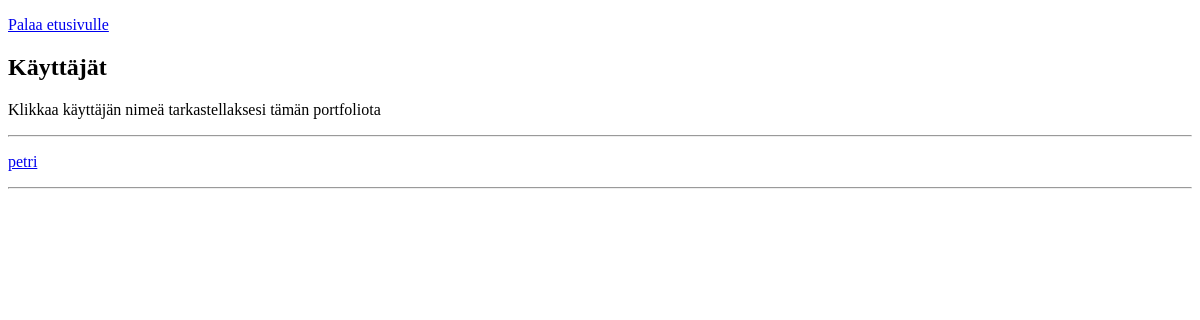
The app's page /users, older data.
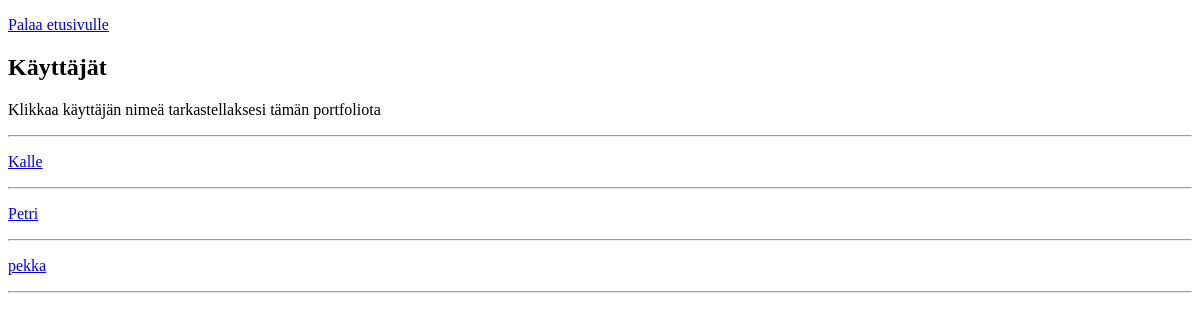
The same page, newer data.
### tables this page shows
CREATE TABLE users (
    id INTEGER PRIMARY KEY,
    username TEXT UNIQUE,
    password_hash TEXT
);

### app.py (the view)
@app.route("/users")
def show_users():
    users = user.get_users()
    return render_template("users.html", users=users)

### db.py (called while the page is built)
def get_connection():
    con = sqlite3.connect("database.db")
    con.execute("PRAGMA foreign_keys = ON")
    con.row_factory = sqlite3.Row
    return con

def query(sql, params=[]):
    con = get_connection()
    result = con.execute(sql, params).fetchall()
    con.close()
    return result

### user.py (called while the page is built)
def get_users():
    sql = "SELECT id, username FROM users"
    return db.query(sql)

### templates/users.html (shortened to what this page needs)
<!DOCTYPE html>
<html>
<head>
</head>
<body>
  <p>
    <a href="/">Palaa etusivulle</a>
  </p>
  <h2>Käyttäjät</h2>
  <p>Klikkaa käyttäjän nimeä tarkastellaksesi tämän portfoliota</p>
  <hr />
  {% for user in users %}
  <p>
    <a href="/users/{{ user.username }}"> {{ user.username }} </a>
  <hr />
  {% endfor %}
</body>

Row changes from the older to the newer data that the page shows:
added users: username "Kalle"
changed users: username "petri" → "Petri"
added users: username "pekka"
